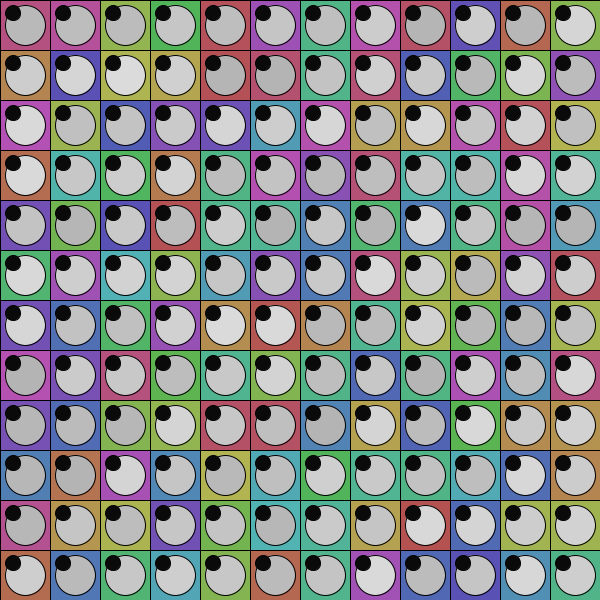
Frame 1 (no input)
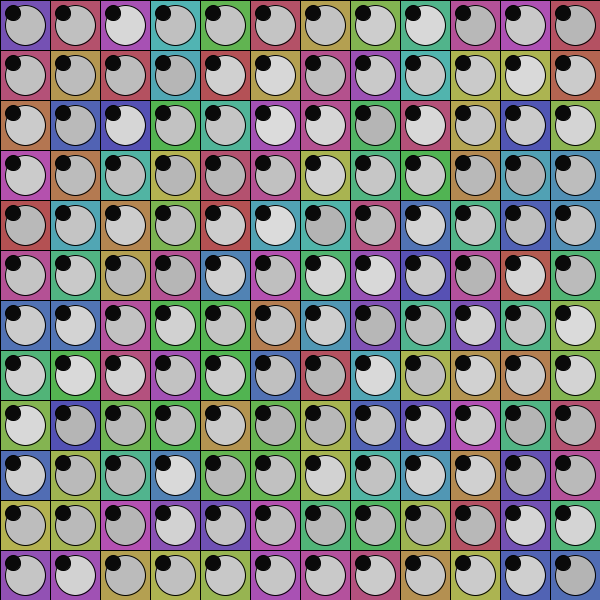
Frame 60 (the mouse pressed at the canvas centre just before this capture)
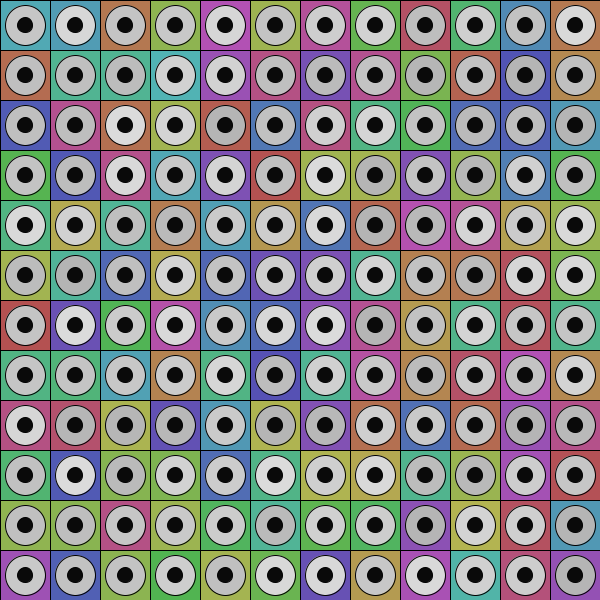
Frame 120 (the mouse held since frame 60 and released just before this capture)

The Processing sketch that drew these frames (run headless with seeded random() and noise(); from frame 60 on, the mouse is pressed at the canvas centre):

// Processing sketch: processing_105432
// ── processing_105432.pde

int size;

void setup() {
  size(600, 600);
  size = 50;

  colorMode(HSB, 255);

  for (int i=0; i<600; i+=size) {
    for (int j=0; j<600; j+=size) {
      strokeWeight(1);
      fill(random(255), 140, 180);
      rect(i, j, size, size);

      fill(random(180, 220));
      ellipse(i+size/2, j+size/2, size-10, size-10);
    }
  }
}

void draw() {

    float mX = map(mouseX, 0, width, -size/4, size/4);
  float mY = map(mouseY, 0, width, -size/4, size/4);

  for (int i=0; i<600; i+=size) {
    for (int j=0; j<600; j+=size) {
      strokeWeight(1);
      fill(random(255), 140, 180);
      rect(i, j, size, size);

      fill(random(180, 220));
      ellipse(i+size/2, j+size/2, size-10, size-10);
      fill(10);
      ellipse(i+size/2+mX, j+size/2+mY, size-35, size-35);
    }
  }
}
